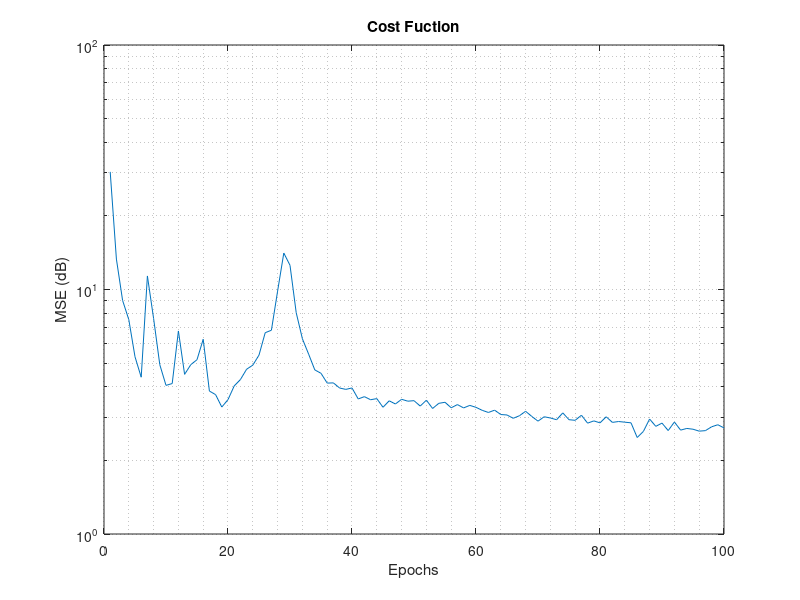
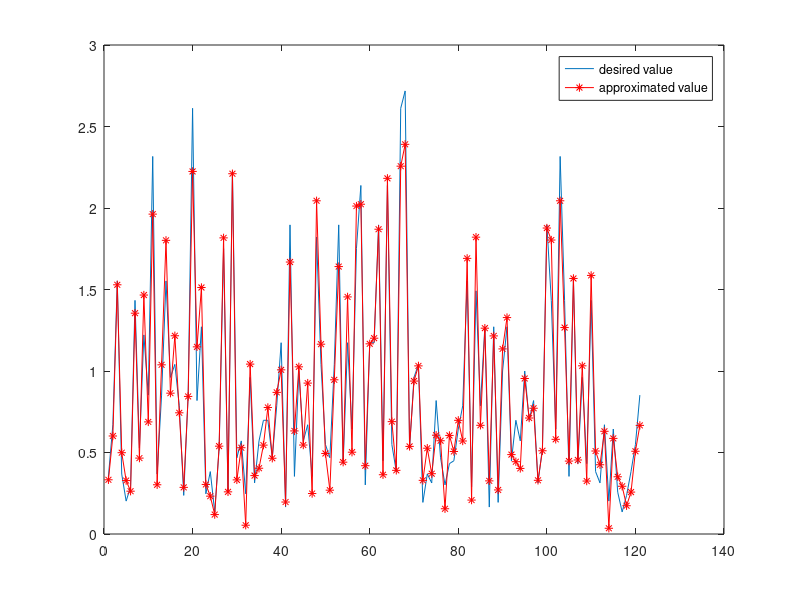
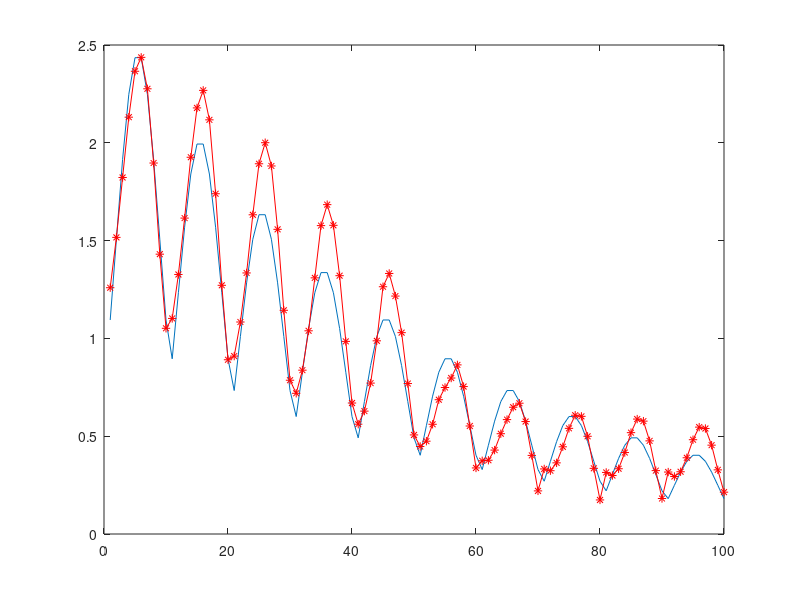
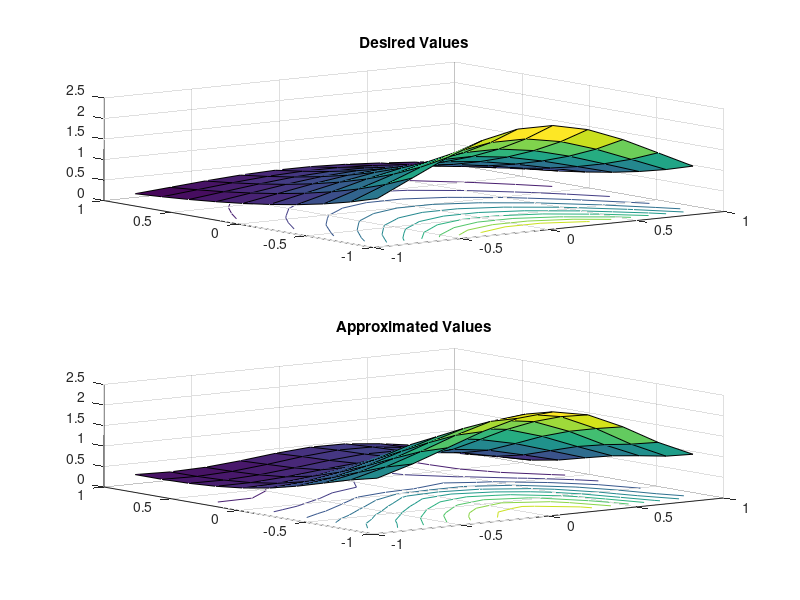

Source code (MATLAB) for these figures, in order:
%% Cite: "A Novel Adaptive Kernel for the RBF Neural Networks"
% Khan, S., Naseem, I., Togneri, R. et al. 
% Circuits Syst Signal Process (2017) 36: 1639. doi:10.1007/s00034-016-0375-7 
% https://link.springer.com/article/10.1007/s00034-016-0375-7

% Function approximation using "A Novel Adaptive Kernel for the RBF Neural Networks",
% with fixed centers, and fixed spread

clc;
clear all;
close all;

% Function  to be approximated 
% $f=e^{-(x^2+y)}$

%% Training Phase

% Generate training data
x=-1:.2:1; 
y=-1:.2:1;
f=[];
P=[];
for i=1:length(y)
    f=[f exp(-(x.^2+y(i)))];
    P=[P; x' repmat(y(i),length(x),1)];
end
[m n] = size(P);

%% Simulation parameters (RBF)
% Initialize mixing parameters
alpha1=0.5;
alpha2=0.5;

% Initialize training parameters
epoch = 100;% number of training epochs
eta = 1e-1; % Global learning rate
eta1 = eta; % Learning rate for Alpha 1
eta2 = eta; % Learning rate for Alpha 2
NC = 10;    % Number of centers (neurons)

%% Fixed centers of RBFNN using Kmean clustering
[~,c,beeta]=kmeans(P,NC);

%% Initialize weights and bias
n1 = length(c);
w = randn(1,n1);
b = randn();

%% Start
for k=1:epoch
    I(k)=0;
    ind=randperm(m); % Shuffle
    
    for i1=1:m
        for i2=1:n1
            % Cosine Kernel
            CD(i2)=(P(ind(i1),:)*c(i2,:)')/(norm(P(ind(i1),:))*norm(c(i2,:))+1e-50);
            % Euclidean Kernel
            ED(i2)=exp((-(norm(P(ind(i1),:)-c(i2,:))^2))/beeta(i2)^2);
            % Kernel mixing
            phi(i1,i2)=((abs(alpha1)*CD(i2))+(abs(alpha2)*ED(i2)))/sum([abs(alpha1) abs(alpha2)]);
        end
        
        % Calculate output and error
        y(i1)=w*phi(i1,:)' + b; % Output of RBF
        d(i1)=f(ind(i1));       % Desired output
        e=d(i1)-y(i1);          % Estimation error
        I(k)=I(k)+e*e';         % Objective Function

        
        % Gradient Descent learning algorithm
        % Weigth and Bias update 
        w=w+eta*e*phi(i1,:);
        b=b+eta*e;
        
        % Update mizing parameters
        R=(abs(alpha1)+abs(alpha2))^2;
        alpha1=alpha1+((eta1*e*w*(CD'-ED'))*(((alpha1)*(alpha2))/(R*alpha1)));
        alpha2=alpha2+((eta2*e*w*(ED'-CD'))*(((alpha1)*(alpha2))/(R*alpha2)));
    
    end
    
end

%% Performance measures
figure
semilogy(I) % MSE (curve)
grid minor
I(end)  % MSE
title('Cost Fuction');
xlabel('Epochs');
ylabel('MSE (dB)')

figure
plot(f(ind)); % desired value
hold on;
plot(y,'*-r'); % approximated value
legend('desired value','approximated value');


%% Test phase

% Generate Test samples
x=-.9:.2:.9;
y=-.9:.2:.9;
f=[];
P=[];

for i=1:length(y)
    f=[f exp(-(x.^2+y(i)))];
    P=[P; x' repmat(y(i),1,length(x))'];
end
[m n] = size(P);

%% Testing
for i1=1:m
    for i2=1:n1
        CD(i2)=(P(i1,:)*c(i2,:)')/(norm(P(i1,:))*norm(c(i2,:))+1e-50);
        ED(i2)=exp((-(norm(P(i1,:)-c(i2,:))^2))/beeta(i2)^2);
        phi(i1,i2)=((abs(alpha1(end))*CD(i2))+(abs(alpha2(end))*ED(i2)))/sum([abs(alpha1(end)) abs(alpha2(end))]);
    end
    y(i1)=w*phi(i1,:)' + b;
end

%% Performance measures
figure
plot(f);
hold on;
plot(y,'*-r');

% Surface
X=[-.9 -.7 -.5 -.3 -.1 .1 .3 .5 .7 .9]';
Y=[-.9 -.7 -.5 -.3 -.1 .1 .3 .5 .7 .9]';
for i=1:10
   Z(i,:)=f(10*i-9:10*i);
   Zout(i,:)=y(10*i-9:10*i);
end

figure
subplot(2,1,1)
surfc(X,Y,Z)
title('Desired Values')
subplot(2,1,2)
surfc(X,Y,Zout)
title('Approximated Values')

